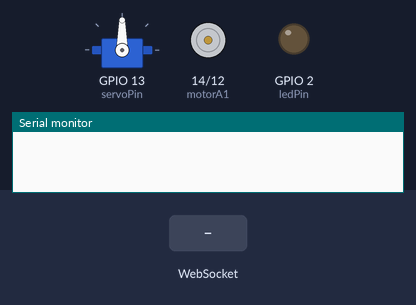
The sketch below on a simulated ESP32. On the bench: servo, motor-driver pin pairs drawn as motors (green arrow = first pin HIGH = forward, orange = second pin HIGH = backward, longer = more drive, scaled by the enable pin), output pins drawn as LEDs (lit = HIGH), the last lines printed to the serial monitor. Inputs (shaded band) come from the test bench. WiFi joins after 1.5 s; servers stay silent unless stated.

Above: at 0.1 s.
At 3.2 s:
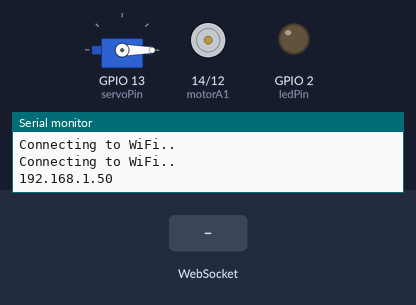
3.3 s: WebSocket text "toggle" received
At 4.3 s:
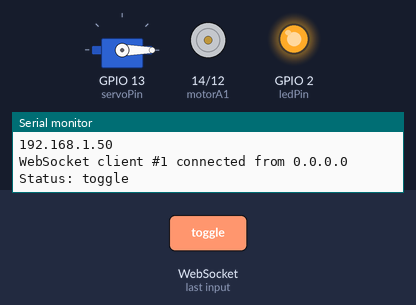
4.8 s: WebSocket text "&" received
6.3 s: WebSocket text "speed" received
Timing chart, 0 to 9.3 s (numbered marks = the images above; inputs shaded):
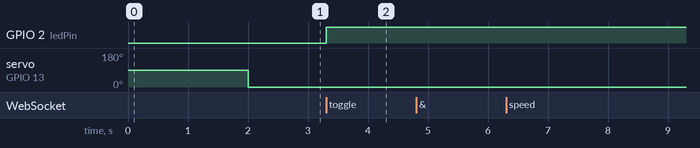

The sketch:

espWebSocket.ino
```cpp
// Import required libraries
#include <WiFi.h>
#include <AsyncTCP.h>
#include <ESPAsyncWebServer.h>
#include <ESP32Servo.h>

// Replace with your network credentials
const char *ssid = "@wifiRoot";
const char *password = "test225610!";

bool ledState = 0;
const int ledPin = 2;
String message = "";
String status = "";
String value = "";

int servoPin = 13;
int motorPwm = 27;
int motorA1 = 14;
int motorA2 = 12;
int pwmCW = 0;
int pwmCCW = 0;
int rotation = 0;

// Create AsyncWebServer object on port 80
AsyncWebServer server(80);
AsyncWebSocket ws("/ws");
Servo servo1;

const char index_html[] PROGMEM = R"rawliteral(
<!DOCTYPE html>
<html lang="en">
<head>
  <meta charset="UTF-8">
  <meta name="viewport" content="width=device-width, initial-scale=1.0">
  <title>RC Controller</title>
</head>
<body>
  <h1>RC Controller</h1>
    <div class="controller">
      <h1 id="connect"></h1>
    </div>

  <script>
    const h1 = document.getElementById("connect");
    h1.innerText = `connnect ws to this link  ws://${window.location.hostname}/ws`
  </script>

</body>
</html>
)rawliteral";

void notifyClients()
{
  ws.textAll(String(ledState));
}

void handleWebSocketMessage(void *arg, uint8_t *data, size_t len)
{
  AwsFrameInfo *info = (AwsFrameInfo *)arg;
  if (info->final && info->index == 0 && info->len == len && info->opcode == WS_TEXT)
  {
    data[len] = 0;
    message = (char *)data;

    status = message.substring(0, message.indexOf("&"));
    value = message.substring(message.indexOf("&") + 1, message.length());

    Serial.print("Status: ");
    Serial.println(status);

    if (status == "speed")
    {

      int intValue = value.toInt();
      int pwmMax = 255;
      pwmCW = pwmMax * intValue / 100;
      Serial.print("Speed Increase ");
      Serial.println(pwmCW);
    }

    if (status == "steer")
    {
      int intValue = value.toInt();
      int maxServo = 180;
      rotation = maxServo * intValue / 100;
      Serial.print("change dir ");
      Serial.println(rotation);
    }

    if (status == "toggle")
    {
      ledState = !ledState;
      notifyClients();
    }
  }
}

void onEvent(AsyncWebSocket *server, AsyncWebSocketClient *client, AwsEventType type,
             void *arg, uint8_t *data, size_t len)
{
  switch (type)
  {
  case WS_EVT_CONNECT:
    Serial.printf("WebSocket client #%u connected from %s\n", client->id(), client->remoteIP().toString().c_str());
    break;
  case WS_EVT_DISCONNECT:
    Serial.printf("WebSocket client #%u disconnected\n", client->id());
    break;
  case WS_EVT_DATA:
    handleWebSocketMessage(arg, data, len);
    break;
  case WS_EVT_PONG:
  case WS_EVT_ERROR:
    break;
  }
}

void initWebSocket()
{
  ws.onEvent(onEvent);
  server.addHandler(&ws);
}

String processor(const String &var)
{
  Serial.println(var);
  if (var == "STATE")
  {
    if (ledState)
    {
      return "ON";
    }
    else
    {
      return "OFF";
    }
  }
  return String();
}

void setup()
{
  // Serial port for debugging purposes
  Serial.begin(115200);

  pinMode(ledPin, OUTPUT);
  digitalWrite(ledPin, LOW);
  pinMode(motorA1, OUTPUT);
  pinMode(motorA2, OUTPUT);
  pinMode(motorPwm, OUTPUT);
  servo1.attach(servoPin);

  // Connect to Wi-Fi
  WiFi.begin(ssid, password);
  while (WiFi.status() != WL_CONNECTED)
  {
    delay(1000);
    Serial.println("Connecting to WiFi..");
  }

  // Print ESP Local IP Address
  Serial.println(WiFi.localIP());

  initWebSocket();

  // Route for root / web page
  server.on("/", HTTP_GET, [](AsyncWebServerRequest *request)
            { request->send_P(200, "text/html", index_html, processor); });

  // Start server
  server.begin();
}

void loop()
{
  ws.cleanupClients();
  digitalWrite(ledPin, ledState);
  digitalWrite(motorA1, HIGH);
  digitalWrite(motorA2, LOW);
  analogWrite(motorPwm, pwmCW);
  servo1.write(rotation);
}
```

Measured:
- after the input at 3.3 s, GPIO 2 (ledPin): LOW → HIGH at once
